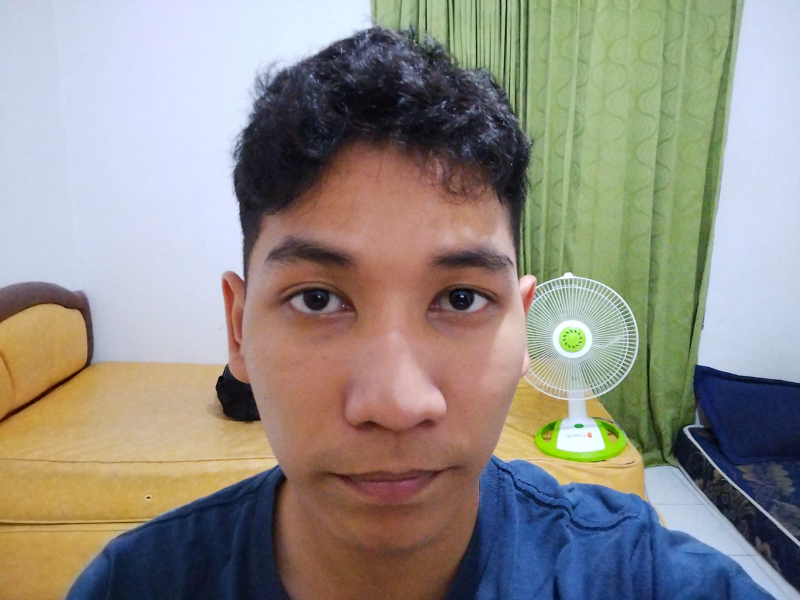
#> input picture WhatsApp Image 2024-12-04 at 20.18.21_eef3999a.jpg, 1599 x 1200 px, given in place of the camera (shown at 1/2 size)
$ python Recognize.py
#> lines starting #> are read from the running program, lines starting #| are printed output that depends on the picture; after the words box and inside, x2 and y2 are one past the last pixel; in counts of white or black regions, pixels touching at a corner belong together; long printed decimals are rounded
import pandas as pd
import cv2 as cv

# Load model dan data id-names.csv
try:
    id_names = pd.read_csv('id-names.csv')
#> (reads Face_recognation_lain/id-names.csv from the repository)
    id_names = id_names[['id', 'name']]
except Exception as e:
    print(f"Kesalahan saat membaca file CSV: {e}")
    exit()

faceClassifier = cv.CascadeClassifier('Classifiers/haarface.xml')

try:
    lbph = cv.face.LBPHFaceRecognizer_create(threshold=500)
    lbph.read('Classifiers/TrainedLBPH.yml')
except Exception as e:
    print(f"Kesalahan saat membaca model LBPH: {e}")
    exit()

# Buka kamera
camera = cv.VideoCapture(0)
if not camera.isOpened():
    print("Kesalahan: Kamera tidak dapat dibuka.")
    exit()

# Ambil username dari input pengguna
username = "Rizki"  # Ganti dengan cara yang sesuai untuk mendapatkan username

# Loop hingga pengguna menekan 'q' untuk keluar
while True:
    ret, img = camera.read()
#> img is the input picture: shape (1200, 1599, 3); mean B, G, R 134, 141.2, 145.3
    if not ret:
        print("Kesalahan: Tidak ada frame yang ditangkap dari kamera.")
        break

    grey = cv.cvtColor(img, cv.COLOR_BGR2GRAY)
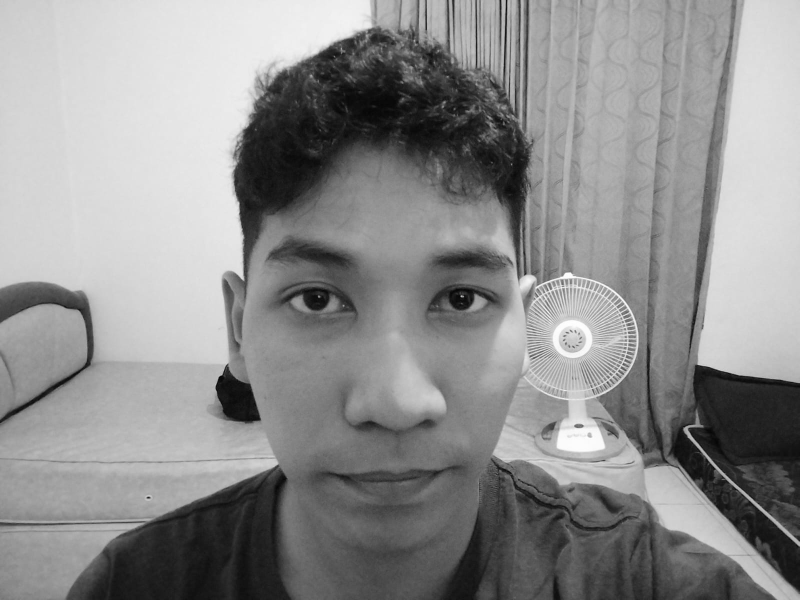
#> grey: shape (1200, 1599) (shown at 1/2 size); min 1, max 255, mean 141.6
    faces = faceClassifier.detectMultiScale(grey, scaleFactor=1.1, minNeighbors=4)
#> faces = [[387, 291, 806, 806]]

    if len(faces) == 0:
        cv.putText(img, "Tidak ada wajah yang terdeteksi", (10, 30), cv.FONT_HERSHEY_SIMPLEX, 1, (0, 0, 255), 2)
    else:
        for x, y, w, h in faces:
            faceRegion = grey[y:y + h, x:x + w]
            faceRegion = cv.resize(faceRegion, (220, 220))

            label, confidence = lbph.predict(faceRegion)
            try:
                recognized_name = id_names[id_names['id'] == label]['name'].item()
                print(f"Nama yang dikenali: {recognized_name}, Confidence: {confidence}")

                # Cek apakah nilai kepercayaan dalam batas yang dapat diterima
                if confidence < 100:  # Sesuaikan ambang batas jika perlu
                    # Pencocokan nama
                    if recognized_name.strip().lower() == username.strip().lower():
                        print("Pengenalan wajah berhasil.")
                        cv.rectangle(img, (x, y), (x + w, y + h), (0, 255, 0), 2)
                        cv.putText(img, recognized_name, (x, y - 10), cv.FONT_HERSHEY_SIMPLEX, 0.9, (0, 255, 0), 2)
                    else:
                        print("Pengenalan wajah gagal: Nama tidak cocok.")
                else:
                    print("Pengenalan wajah gagal: Kepercayaan rendah.")
            except ValueError:
                print("Wajah dikenali tetapi tidak ada nama yang cocok.")
                cv.putText(img, "Wajah dikenali, tapi nama tidak ada", (10, 30), cv.FONT_HERSHEY_SIMPLEX, 1, (0, 0, 255), 2)
#> this loop made 1 pass
#> (x, y, w, h, label, confidence, recognized_name) on pass 1: (387, 291, 806, 806, 1, 69.04, 'Rizki')
#| Nama yang dikenali: Rizki, Confidence: 69.038
#| Pengenalan wajah berhasil.
#> pass 1, `faceRegion = grey[y:y + h, x:x + w]`:
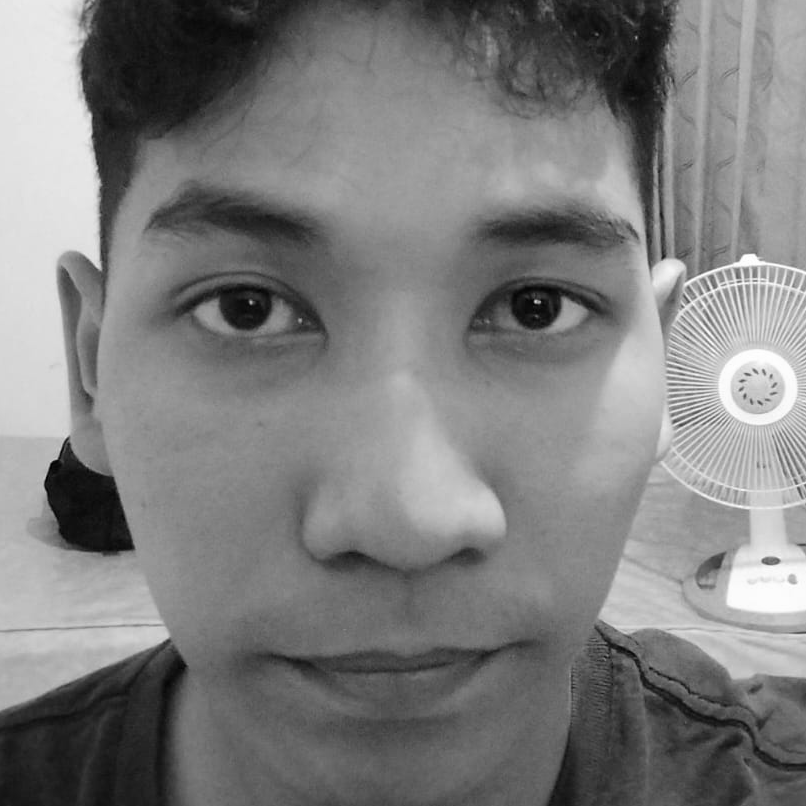
#> faceRegion: shape (806, 806); min 1, max 255, mean 125.2
#> pass 1, `faceRegion = cv.resize(faceRegion, (220, 220))`:
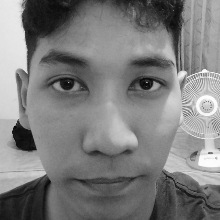
#> faceRegion: shape (220, 220); min 6, max 254, mean 125.1
#> after the loop:
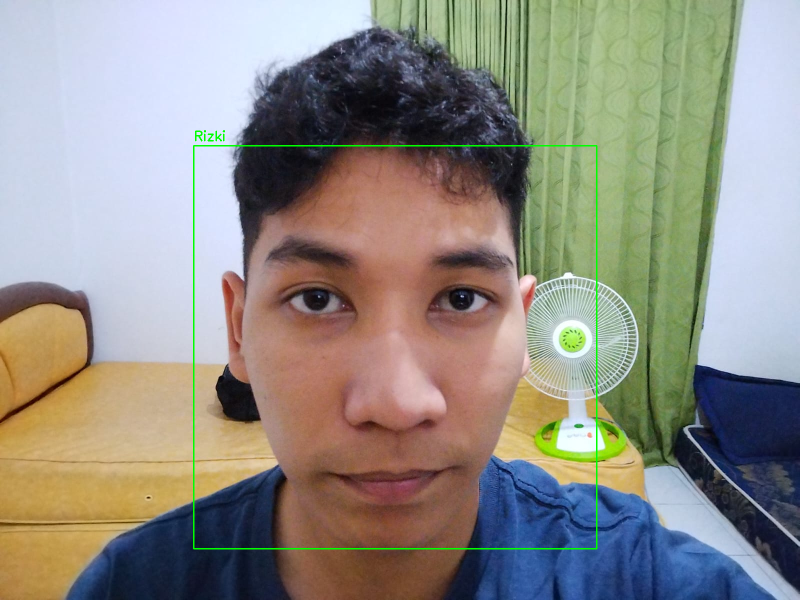
#> img: shape (1200, 1599, 3) (shown at 1/2 size); 0.53% of pixels changed, all inside (x1, y1, x2, y2) = (386, 260, 1195, 1099)

    cv.imshow('Recognize', img)

    # Cek jika pengguna menekan 'q' untuk keluar
    if cv.waitKey(1) & 0xFF == ord('q'):
#> (key q is pressed here)
        break

# Membersihkan resources setelah loop selesai
camera.release()
cv.destroyAllWindows()
